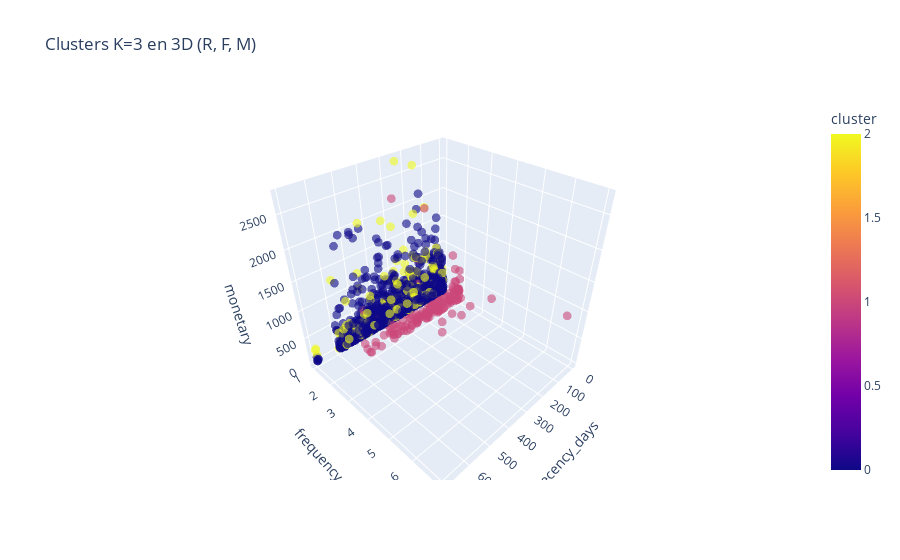

Notebook source saved alongside this figure:
### Code cell
rfmk3 = pd.read_csv("olist_customers_segments_k3.csv", index_col=0)

# Option : log pour mieux voir
rfmk3["monetary_log"] = np.log1p(rfmk3["monetary"])

# Sous-échantillon pour la visu
max_points = 5000
rng = np.random.RandomState(42)
idx = rng.choice(len(rfmk3), size=min(max_points, len(rfmk3)), replace=False)

df_sub = rfmk3.iloc[idx]

fig = px.scatter_3d(
    df_sub,
    x="recency_days",
    y="frequency",
    z="monetary",  
    color="cluster",
    opacity=0.6,
    title="Clusters K=3 en 3D (R, F, M)",
)

fig.update_traces(marker=dict(size=3))
fig.show()

### Figure 1 — Plotly figure (JSON) as saved in the notebook; plotly's stock layout.template omitted (floating-point values rounded to 4 significant figures; data arrays with more than 128 entries replaced by an {"elided": "..."} marker saying what was removed)
{"data": [{"hovertemplate": "recency_days=%{x}<br>frequency=%{y}<br>monetary=%{z}<br>cluster=%{marker.color}<extra></extra>", "legendgroup": "", "marker": {"color": {"elided": "5000 int values"}, "coloraxis": "coloraxis", "opacity": 0.6, "size": 3, "symbol": "circle"}, "mode": "markers", "name": "", "scene": "scene", "showlegend": false, "type": "scatter3d", "x": {"elided": "5000 int values"}, "y": {"elided": "5000 int values"}, "z": {"elided": "5000 float values"}}], "layout": {"coloraxis": {"colorbar": {"title": {"text": "cluster"}}, "colorscale": [[0, "#0d0887"], [0.1111, "#46039f"], [0.2222, "#7201a8"], [0.3333, "#9c179e"], [0.4444, "#bd3786"], [0.5556, "#d8576b"], [0.6667, "#ed7953"], [0.7778, "#fb9f3a"], [0.8889, "#fdca26"], [1, "#f0f921"]]}, "legend": {"tracegroupgap": 0}, "scene": {"domain": {"x": [0, 1], "y": [0, 1]}, "xaxis": {"title": {"text": "recency_days"}}, "yaxis": {"title": {"text": "frequency"}}, "zaxis": {"title": {"text": "monetary"}}}, "title": {"text": "Clusters K=3 en 3D (R, F, M)"}}}
